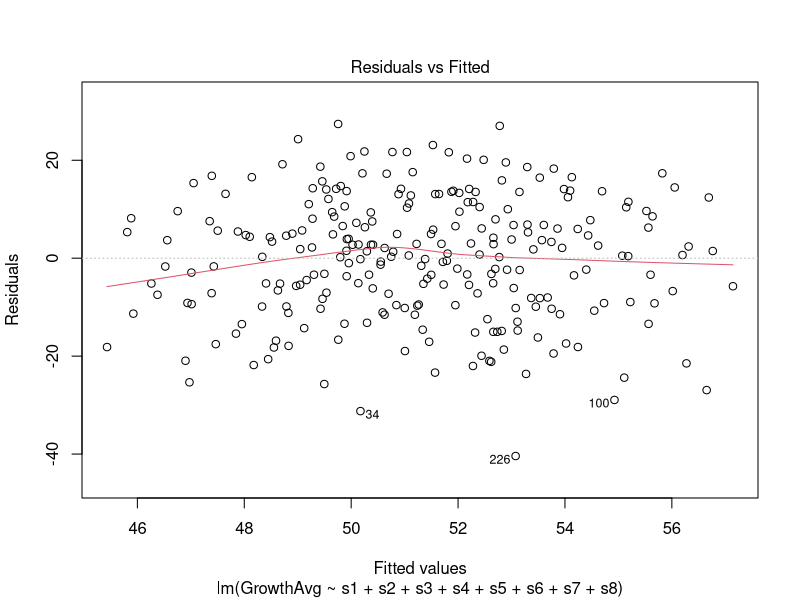
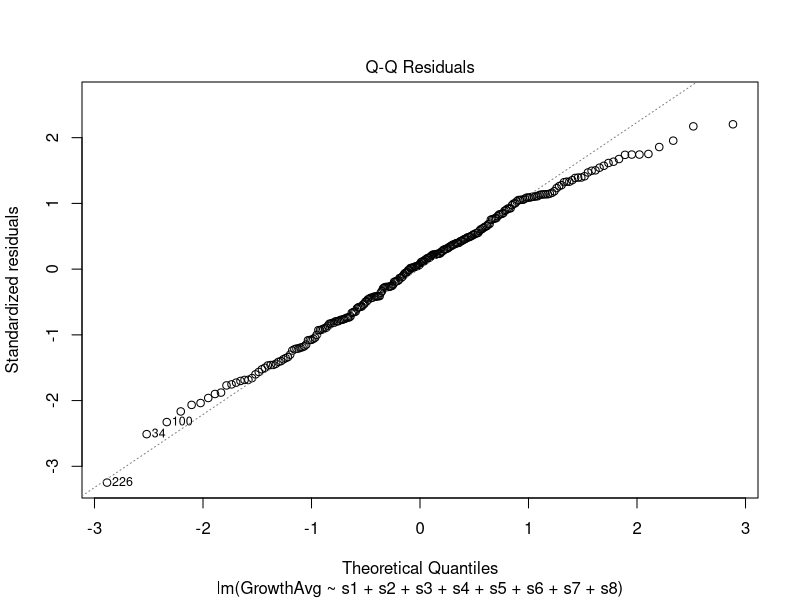
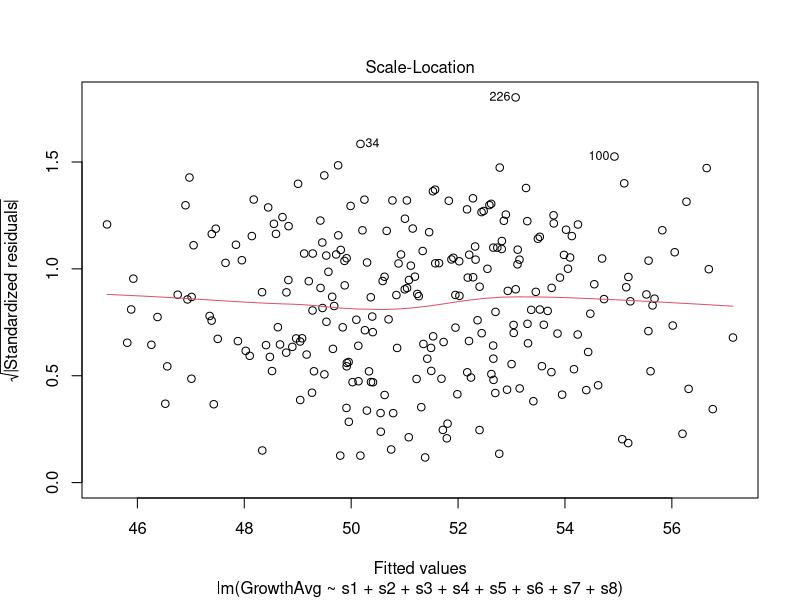
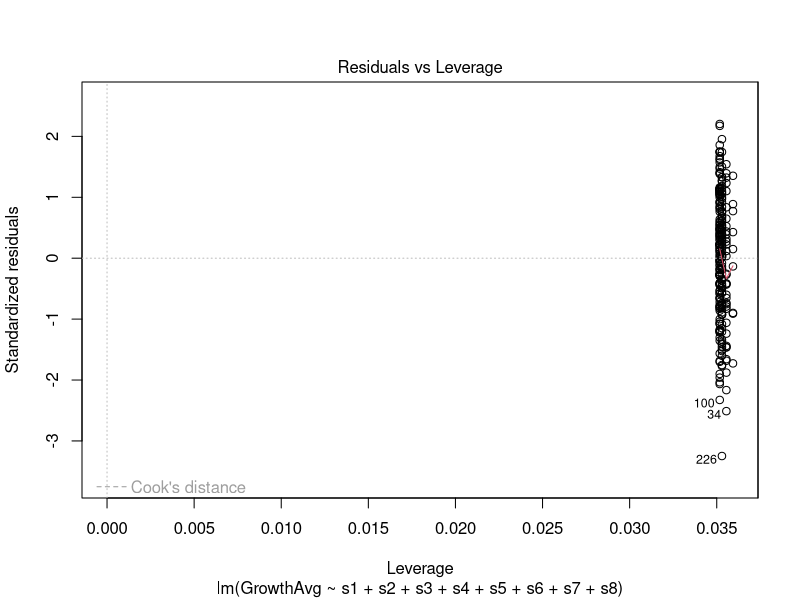
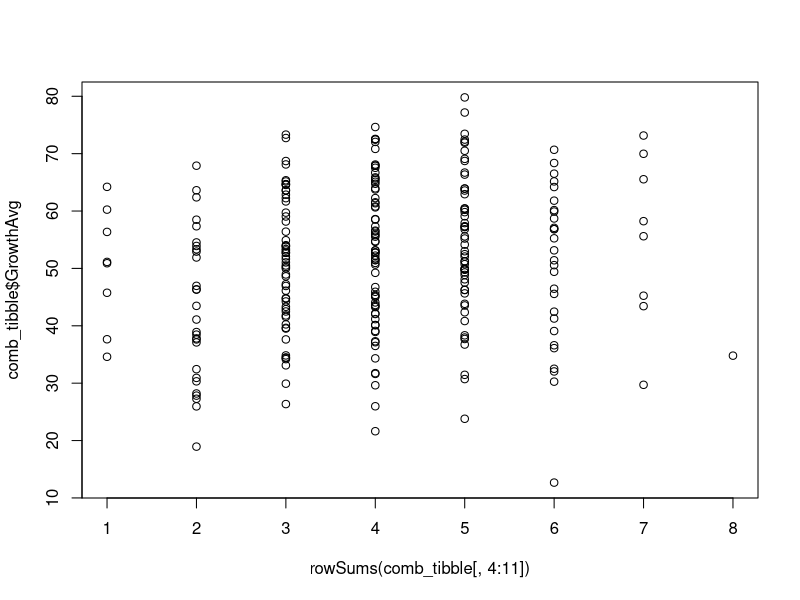

The R source for these figures, in order: (Note: this script raises an error after producing the figures.)
# Sam Welch
# A script that produces a unique stressor combination ID, fills in a binary matrix based on it, then generates dummy growth data. Boolean version.
# 26th May 2018
rm(list=ls())

library(tidyverse)
library(ggplot2)
library(pwr)

vector_stressors <- c("1","2","3","4","5","6","7","8")

# Generate matrices of every 1-, 2-, 4-, and 8- combination of stressors.
matrix_combn_eight <- combn(vector_stressors,8)
matrix_combn_seven <- combn(vector_stressors,7)
matrix_combn_six <- combn(vector_stressors,6)
matrix_combn_five <- combn(vector_stressors,5)
matrix_combn_four <- combn(vector_stressors,4)
matrix_combn_three <- combn(vector_stressors,3)
matrix_combn_two <- combn(vector_stressors,2)
matrix_combn_one <- combn(vector_stressors,1)

# Turn matrices into vectors of strings of combinations
vector_combn_eight <- apply(matrix_combn_eight,2, paste, collapse="")
vector_combn_seven <- apply(matrix_combn_seven,2, paste, collapse="")
vector_combn_six <- apply(matrix_combn_six,2, paste, collapse="")
vector_combn_five <- apply(matrix_combn_five,2, paste, collapse="")
vector_combn_four <- apply(matrix_combn_four,2, paste, collapse="")
vector_combn_three <- apply(matrix_combn_three,2, paste, collapse="")
vector_combn_two <- apply(matrix_combn_two,2, paste, collapse="")
vector_combn_one <- apply(matrix_combn_one,2, paste, collapse="")

# Combine them into one vector of length 107
vector_combn <- c(vector_combn_one, vector_combn_two, vector_combn_three, vector_combn_four, vector_combn_five, vector_combn_six, vector_combn_seven, vector_combn_eight)

# Create a tibble of unique combination IDs, presence/absence of stressors and five replicates of growth
comb_tibble <- tibble(
  vector_combn,
  species = 0,
  legacy = 0,
  `s1` = 0,
  `s2` = 0,
  `s3` = 0,
  `s4` = 0,
  `s5` = 0,
  `s6` = 0,
  `s7` = 0,
  `s8` = 0,
  `GrowthA` = 0,
  `GrowthB` = 0,
  `GrowthC` = 0,
  `GrowthD` = 0,
  `GrowthE` = 0
)

# Loop over all combination IDs and assign stressors as present
# Yes, I am aware of the inefficiency here - I just don't know how to do it better.
for (i in 1:255) {
  comb <- comb_tibble[i,1]            # For each combination ID: assign to the variable comb
  for (j in 1:8) {                    # Loop across comb for j = 1:8
    if (grepl(toString(j),comb)) {    # if comb contains the string of j, 
      comb_tibble[i, j + 3] = 1    # change the value in the relevant position of the tibble to 1
    }
    j <- j + 1
  }
  i <- i + 1
}

# Another loop to stick some random data into the growth columns. Can this be done more elegantly with apply?
for (k in 1:255) {
  for (l in 12:16){
    comb_tibble[k,l] = runif(1, min=0, max=100)
    l <- l + 1
  }
  k <- k + 1
}

# Add a means column.
summary(comb_tibble)
comb_tibble <- mutate(comb_tibble,GrowthAvg = rowMeans(comb_tibble[,12:16]))

# What I've read online suggests a multiple linear regression or a non-linear multiple regression - so I'm going to try both...

# Multiple linear regression
mlr <- lm(
  formula = GrowthAvg ~ s1 + s2 + s3 + s4 + s5 + s6 + s7 + s8,
  data = comb_tibble)
summary(mlr)
plot(mlr)

# row sums is an easier way to look at interaction by stressor richness
plot(comb_tibble$GrowthAvg~rowSums(comb_tibble[,4:11]))


lm0=lm(growth~s1+s2+s3)
lm1=lm(growth~s1+s2+s3+s1:s2+s1:s3+s2:s3)
lm2=lm(growth~s1+s2+s3+s1:s2+s1:s3+s2:s3+s1:s2:s3)

anova(lm0,lm1,lm2)

stepAIC(lm2)

# Make your life easier by automating your X-way interaction formulae
as.formula(c("growth~",paste("s",1:10, sep="")))

# Iterate for each species - do we get the same answers? How would you illustate this?
# We also want to know if there are groups of stressors that are acting similarly:
# hyp: synergy between stressors from different functional groups, etc. -  need to lit search this...
# e.g. negative interactions on growth when they're from the same functional group?

# I can't remember how to interpret any of this, but at least I'll have a choice when it comes to working with the real data...

# Non-linear multiple regression - doesn't work because I don't understand it...
# nlmr <- nls(
#  formula = GrowthAvg ~ s1 + s2 + s3 + s4 + s5 + s6 + s7 + s8, # This is the wrong sort of formula for nls()
#  data = comb_tibble)

# Boxplot of average growth by stressor
comb_tibble_tidy <- gather(comb_tibble, Rep, Growth, 12:16) # Gathering the data for a boxplot of all stressors containing s1
ggplot(
      subset(comb_tibble_tidy, s1 = 1),
      aes(
      x = vector_combn,
      y = Growth
      )) + geom_boxplot()

# Run an ANOVA/ANCOVA?
anova(mlr)

# Power Analysis?
pwr.anova.test(k = 255, n=4, power = 0.1)
